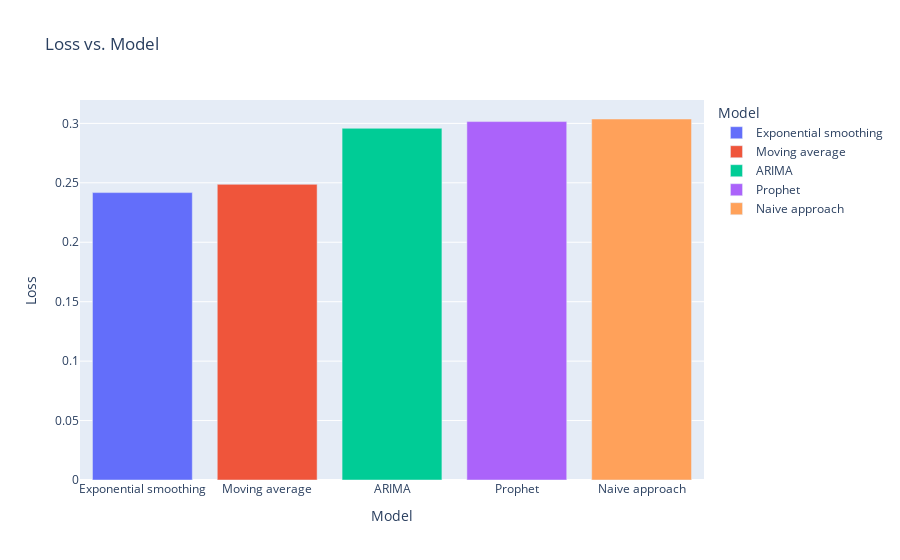

Here is the notebook cell this chart was saved with:
### Code cell
px.bar(df, y="Loss", x="Model", color="Model", title="Loss vs. Model")

### Figure 1 — Plotly figure (JSON) as saved in the notebook; plotly's stock layout.template omitted (floating-point values rounded to 4 significant figures)
{"data": [{"alignmentgroup": "True", "hovertemplate": "Model=%{x}<br>Loss=%{y}<extra></extra>", "legendgroup": "Exponential smoothing", "marker": {"color": "#636efa", "pattern": {"shape": ""}}, "name": "Exponential smoothing", "offsetgroup": "Exponential smoothing", "orientation": "v", "showlegend": true, "textposition": "auto", "type": "bar", "x": ["Exponential smoothing"], "xaxis": "x", "y": [0.2418], "yaxis": "y"}, {"alignmentgroup": "True", "hovertemplate": "Model=%{x}<br>Loss=%{y}<extra></extra>", "legendgroup": "Moving average", "marker": {"color": "#EF553B", "pattern": {"shape": ""}}, "name": "Moving average", "offsetgroup": "Moving average", "orientation": "v", "showlegend": true, "textposition": "auto", "type": "bar", "x": ["Moving average"], "xaxis": "x", "y": [0.2487], "yaxis": "y"}, {"alignmentgroup": "True", "hovertemplate": "Model=%{x}<br>Loss=%{y}<extra></extra>", "legendgroup": "ARIMA", "marker": {"color": "#00cc96", "pattern": {"shape": ""}}, "name": "ARIMA", "offsetgroup": "ARIMA", "orientation": "v", "showlegend": true, "textposition": "auto", "type": "bar", "x": ["ARIMA"], "xaxis": "x", "y": [0.2959], "yaxis": "y"}, {"alignmentgroup": "True", "hovertemplate": "Model=%{x}<br>Loss=%{y}<extra></extra>", "legendgroup": "Prophet", "marker": {"color": "#ab63fa", "pattern": {"shape": ""}}, "name": "Prophet", "offsetgroup": "Prophet", "orientation": "v", "showlegend": true, "textposition": "auto", "type": "bar", "x": ["Prophet"], "xaxis": "x", "y": [0.3015], "yaxis": "y"}, {"alignmentgroup": "True", "hovertemplate": "Model=%{x}<br>Loss=%{y}<extra></extra>", "legendgroup": "Naive approach", "marker": {"color": "#FFA15A", "pattern": {"shape": ""}}, "name": "Naive approach", "offsetgroup": "Naive approach", "orientation": "v", "showlegend": true, "textposition": "auto", "type": "bar", "x": ["Naive approach"], "xaxis": "x", "y": [0.3037], "yaxis": "y"}], "layout": {"barmode": "relative", "legend": {"title": {"text": "Model"}, "tracegroupgap": 0}, "title": {"text": "Loss vs. Model"}, "xaxis": {"anchor": "y", "categoryarray": ["Exponential smoothing", "Moving average", "ARIMA", "Prophet", "Naive approach"], "categoryorder": "array", "domain": [0.0, 1.0], "title": {"text": "Model"}}, "yaxis": {"anchor": "x", "domain": [0.0, 1.0], "title": {"text": "Loss"}}}}
